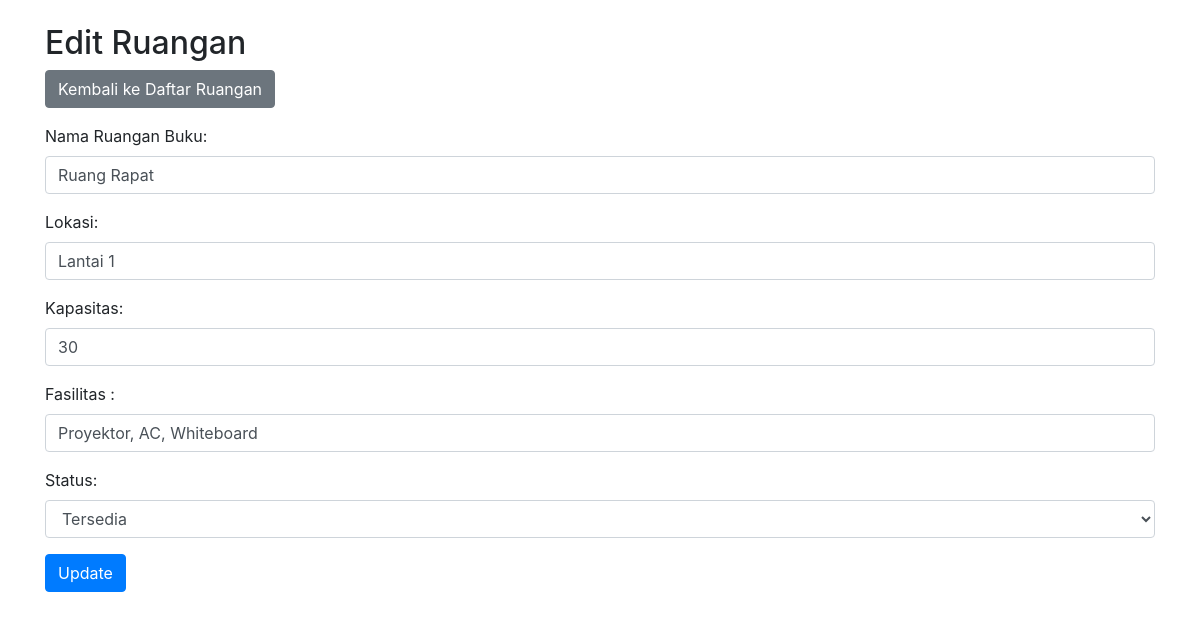
Page /edit_ruangan.php?id=1 on the committed database.
### tables this page shows
CREATE TABLE ruangan (
  id_ruangan INT(11) NOT NULL AUTO_INCREMENT,
  nama_ruangan VARCHAR(50) NOT NULL,
  lokasi VARCHAR(50) NOT NULL,
  kapasitas INT(11) NOT NULL CHECK (kapasitas > 0),
  fasilitas TEXT NOT NULL,
  status ENUM('Tersedia', 'Tidak Tersedia') DEFAULT 'Tersedia',
  PRIMARY KEY (id_ruangan)
);

### edit_ruangan.php (the view, shortened to what this page needs)
<!DOCTYPE html>
<html lang="en">
<head>
    <link rel="stylesheet" href="https://stackpath.bootstrapcdn.com/bootstrap/4.5.2/css/bootstrap.min.css">
</head>
<body>
<div class="container">
    <h2 class="mt-4">Edit Ruangan</h2>
    <a href="ruangan.php" class="btn btn-secondary mb-3">Kembali ke Daftar Ruangan</a>
    <?php
    include 'koneksi.php';
    if (isset($_GET['id'])) {
        $id = $_GET['id'];
        $sql = "SELECT * FROM ruangan WHERE id_ruangan = $id";
        $result = $conn->query($sql);
        if ($result->num_rows > 0) {
            $row = $result->fetch_assoc();
            $nama_ruangan = $row['nama_ruangan'];
            $lokasi = $row['lokasi'];
            $kapasitas = $row['kapasitas'];
            $fasilitas = $row['fasilitas'];
            $status = $row['status'];
        } else {
            echo "<div class='alert alert-danger'>Ruangan tidak ditemukan.</div>";
            exit();
        }
    } else {
        echo "<div class='alert alert-danger'>ID ruangan tidak ditemukan.</div>";
        exit();
    }
    ?>
    <form action="" method="post">
        <div class="form-group">
            <label for="nama_ruangan">Nama Ruangan Buku:</label>
            <input type="text" class="form-control" id="nama_ruangan" name="nama_ruangan" value="<?php echo $nama_ruangan; ?>" required>
        </div>
        <div class="form-group">
            <label for="lokasi">Lokasi:</label>
            <input type="text" class="form-control" id="lokasi" name="lokasi" value="<?php echo $lokasi; ?>" required>
        </div>
        <div class="form-group">
            <label for="kapasitas">Kapasitas:</label>
            <input type="text" class="form-control" id="kapasitas" name="kapasitas" value="<?php echo $kapasitas; ?>" required>
        </div>
        <div class="form-group">
            <label for="fasilitas">Fasilitas :</label>
            <input type="text" class="form-control" id="fasilitas" name="fasilitas" value="<?php echo $fasilitas; ?>" required>
        </div>
        <div class="form-group">
            <label for="status">Status:</label>
            <select class="form-control" id="status" name="status" required>
                <option value="Tersedia" <?php if ($status == "Tersedia") echo "selected"; ?>>Tersedia</option>
            </select>
        </div>
        <button type="submit" class="btn btn-primary">Update</button>
    </form>
</div>
</body>
</html>

### rows in the picture
ruangan: nama_ruangan "Ruang Rapat", lokasi "Lantai 1", kapasitas "30", fasilitas "Proyektor, AC, Whiteboard", status "Tersedia"
